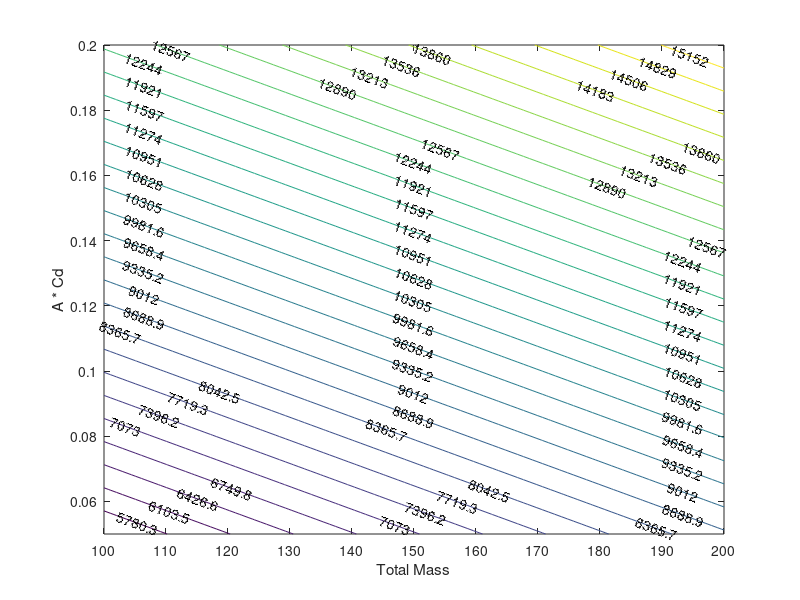

The MATLAB script that drew this image: (Note: this script raises an error after producing the figure.)

% div
total_dist = 940;
roll_friction_const = 0.0013;
cruise_vel = 8.2;
height = 2.1;

% Aero Dynamics
Aero_area = 0.882;
Aero_friction = 0.138;
rho = 1.225;
Aero_time_const = 104;

% Motor
motor_avg_efficiency = 0.77;
motor_bidirectional_efficiency = (1-motor_avg_efficiency)/motor_avg_efficiency;


mass = linspace(100,200);
acd = linspace(0.05,0.2);
[M,ACD] = meshgrid(mass,acd);


W_kin_loss = M*0.5*cruise_vel^2 * motor_bidirectional_efficiency;
W_air = ACD * rho * 0.5 * cruise_vel^3 * Aero_time_const;
W_roll = M * roll_friction_const * 9.81 * total_dist;
W_hill = (M * 9.81 * height)*(1-motor_avg_efficiency)/motor_avg_efficiency;

W_total = W_kin_loss + (W_air + W_roll)/motor_avg_efficiency + W_hill;

figure(2);
contour(M,ACD,W_total,30,'showtext','on')
xlabel('Total Mass');
ylabel('A * Cd');
xticks(100:10:200);
ytickformat('%.2f');
set(gca,'ytick',linspace(0.05,0.2,10));
grid on
hold on
plot(160,0.1217,'r*');
title('Total energy used for flat track');
